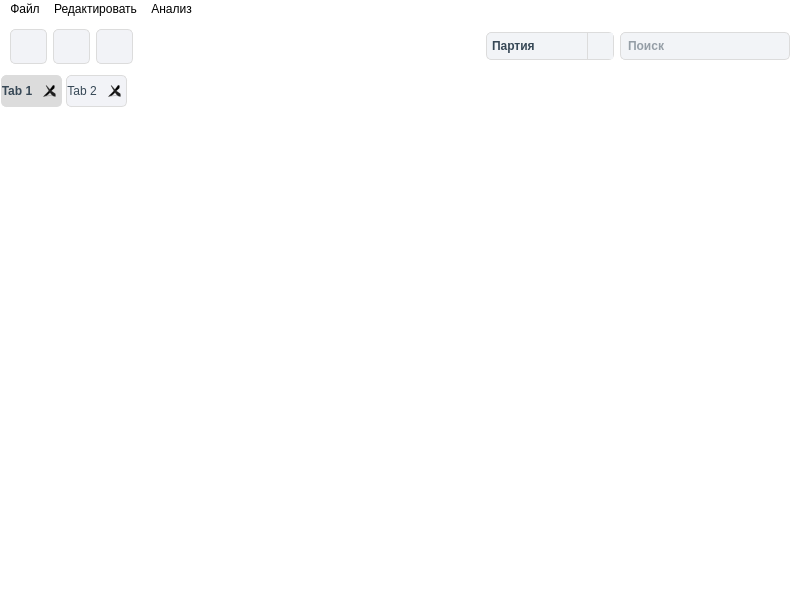
<?xml version="1.0" encoding="UTF-8"?>
<ui version="4.0">
 <class>MainWindow</class>
 <widget class="QMainWindow" name="MainWindow">
  <property name="geometry">
   <rect>
    <x>0</x>
    <y>0</y>
    <width>800</width>
    <height>600</height>
   </rect>
  </property>
  <property name="font">
   <font>
    <family>Inter</family>
    <pointsize>14</pointsize>
   </font>
  </property>
  <property name="windowTitle">
   <string>ShopManager</string>
  </property>
  <property name="styleSheet">
   <string notr="true">background-color: #ffffff;</string>
  </property>
  <property name="animated">
   <bool>true</bool>
  </property>
  <property name="documentMode">
   <bool>false</bool>
  </property>
  <widget class="QWidget" name="central_widget">
   <layout class="QVBoxLayout" name="verticalLayout">
    <property name="leftMargin">
     <number>0</number>
    </property>
    <property name="topMargin">
     <number>10</number>
    </property>
    <property name="rightMargin">
     <number>0</number>
    </property>
    <property name="bottomMargin">
     <number>0</number>
    </property>
    <item>
     <layout class="QHBoxLayout" name="horizontal_layout">
      <property name="leftMargin">
       <number>10</number>
      </property>
      <property name="rightMargin">
       <number>10</number>
      </property>
      <item>
       <widget class="QToolButton" name="add_button">
        <property name="minimumSize">
         <size>
          <width>35</width>
          <height>35</height>
         </size>
        </property>
        <property name="styleSheet">
         <string notr="true">QToolButton {
	background-color: #f2f3f7;
	border: 1px solid #dcdcdc;
	border-radius: 5px;
	image: url(:/imgs/add-button-dark.png);
	padding: 8px 8px 8px 8px;
}

QToolButton:hover {
	background-color: #dcdcdc;
}</string>
        </property>
        <property name="icon">
         <iconset resource="../Resources.qrc">
          <normaloff>:/imgs/icons/add-button-dark.png</normaloff>:/imgs/icons/add-button-dark.png</iconset>
        </property>
       </widget>
      </item>
      <item>
       <widget class="QToolButton" name="edit_button">
        <property name="minimumSize">
         <size>
          <width>35</width>
          <height>35</height>
         </size>
        </property>
        <property name="styleSheet">
         <string notr="true">QToolButton {
	background-color: #f2f3f7;
	border: 1px solid #dcdcdc;
	border-radius: 5px;
	image: url(:/imgs/edit-button-dark.png);
	padding: 8px 8px 8px 8px;
}

QToolButton:hover {
	background-color: #dcdcdc;
}</string>
        </property>
        <property name="icon">
         <iconset resource="../Resources.qrc">
          <normaloff>:/imgs/icons/edit-button-dark.png</normaloff>:/imgs/icons/edit-button-dark.png</iconset>
        </property>
       </widget>
      </item>
      <item>
       <widget class="QToolButton" name="remove_button">
        <property name="minimumSize">
         <size>
          <width>35</width>
          <height>35</height>
         </size>
        </property>
        <property name="styleSheet">
         <string notr="true">QToolButton {
	background-color: #f2f3f7;
	border: 1px solid #dcdcdc;
	border-radius: 5px;
	image: url(:/imgs/delete-button-dark.png);
	padding: 8px 8px 8px 8px;
}

QToolButton:hover {
	background-color: #dcdcdc;
}</string>
        </property>
        <property name="icon">
         <iconset resource="../Resources.qrc">
          <normaloff>:/imgs/icons/delete-button-dark.png</normaloff>:/imgs/icons/delete-button-dark.png</iconset>
        </property>
       </widget>
      </item>
      <item>
       <spacer name="horizontal_spacer">
        <property name="orientation">
         <enum>Qt::Horizontal</enum>
        </property>
        <property name="sizeHint" stdset="0">
         <size>
          <width>40</width>
          <height>20</height>
         </size>
        </property>
       </spacer>
      </item>
      <item>
       <widget class="QComboBox" name="column_box">
        <property name="maximumSize">
         <size>
          <width>170</width>
          <height>16777215</height>
         </size>
        </property>
        <property name="styleSheet">
         <string notr="true">QComboBox {
    padding: 5px;
	background-color: #f2f4f7;
    border: 1px solid #dcdcdc;
    border-radius: 5px;
	font-weight: 500;
	color: #374856;
}

QComboBox::drop-down {
	background-color: #f2f4f7;
    width: 25px;
    border-left: 1px solid #dcdcdc;
}

QComboBox::down-arrow {
	image: url(:/imgs/icons/down-arrow-dark.png);
    width: 15px;
    height: 15px;
}

QComboBox::item {
    background-color: #f2f4f7;
    color: #374856;
}

QComboBox::item:selected {
    background-color: #dcdcdc;
    color: #374856;
	font-weight: bold;
}</string>
        </property>
        <item>
         <property name="text">
          <string>Партия</string>
         </property>
        </item>
        <item>
         <property name="text">
          <string>Наименование</string>
         </property>
        </item>
        <item>
         <property name="text">
          <string>Количество</string>
         </property>
        </item>
        <item>
         <property name="text">
          <string>Дата поставки</string>
         </property>
        </item>
        <item>
         <property name="text">
          <string>Срок годности</string>
         </property>
        </item>
       </widget>
      </item>
      <item>
       <widget class="QLineEdit" name="search_line">
        <property name="maximumSize">
         <size>
          <width>170</width>
          <height>16777215</height>
         </size>
        </property>
        <property name="styleSheet">
         <string notr="true">QLineEdit {
	background-color: #f2f4f7;
	border: 1px solid #dcdcdc;
	border-radius: 5px;
	font-weight: 500;
	padding: 5px 5px 5px 5px;
	color: #374856;
}	

QLineEdit:focus {
	border: 1px solid #374856;
}</string>
        </property>
        <property name="text">
         <string/>
        </property>
        <property name="placeholderText">
         <string>Поиск</string>
        </property>
       </widget>
      </item>
     </layout>
    </item>
    <item>
     <widget class="QTabWidget" name="tab_widget">
      <property name="styleSheet">
       <string notr="true">QTabWidget {
    background-color: #f2f3f7;
    border: none;
}

QTabBar::tab {
    background-color: #f2f3f7;
    color: #374856;
	border: 1px solid #dcdcdc;
	border-radius: 5px;
	margin: 5px 3px 5px 1px;
	padding: 5px 5px 5px 0px;
}

QTabBar::tab:selected {
    background-color: #dcdcdc;
    color: #374856;
	font-weight: bold;
}

QTabBar::close-button {
	image: url(:/imgs/icons/close-button-dark.png);
	padding: 0px 2px 0px 2px;
     subcontrol-position: left;
	border-radius: 2px;
 }

QTabBar::close-button:hover {
	background-color: #ffffff;
}
</string>
      </property>
      <property name="tabShape">
       <enum>QTabWidget::Rounded</enum>
      </property>
      <property name="currentIndex">
       <number>0</number>
      </property>
      <property name="elideMode">
       <enum>Qt::ElideRight</enum>
      </property>
      <property name="documentMode">
       <bool>false</bool>
      </property>
      <property name="tabsClosable">
       <bool>true</bool>
      </property>
      <property name="movable">
       <bool>true</bool>
      </property>
      <widget class="QWidget" name="tab">
       <attribute name="title">
        <string>Tab 1</string>
       </attribute>
      </widget>
      <widget class="QWidget" name="tab_2">
       <attribute name="title">
        <string>Tab 2</string>
       </attribute>
      </widget>
     </widget>
    </item>
   </layout>
  </widget>
  <widget class="QMenuBar" name="menubar">
   <property name="geometry">
    <rect>
     <x>0</x>
     <y>0</y>
     <width>800</width>
     <height>24</height>
    </rect>
   </property>
   <widget class="QMenu" name="file_menu">
    <property name="title">
     <string>Файл</string>
    </property>
    <addaction name="action_new"/>
    <addaction name="action_open"/>
    <addaction name="separator"/>
    <addaction name="action_save"/>
    <addaction name="action_save_as"/>
    <addaction name="separator"/>
    <addaction name="action_close"/>
    <addaction name="action_close_all"/>
   </widget>
   <widget class="QMenu" name="edit_menu">
    <property name="title">
     <string>Редактировать</string>
    </property>
    <addaction name="action_add"/>
    <addaction name="action_edit"/>
    <addaction name="action_remove"/>
   </widget>
   <widget class="QMenu" name="anaylysis_menu">
    <property name="title">
     <string>Анализ</string>
    </property>
    <widget class="QMenu" name="menu_4">
     <property name="title">
      <string>Графики</string>
     </property>
     <addaction name="action_show_chart_supply_rate_date"/>
    </widget>
    <addaction name="menu_4"/>
   </widget>
   <addaction name="file_menu"/>
   <addaction name="edit_menu"/>
   <addaction name="anaylysis_menu"/>
  </widget>
  <action name="action_new">
   <property name="text">
    <string>Новый</string>
   </property>
   <property name="shortcut">
    <string>Ctrl+N</string>
   </property>
  </action>
  <action name="action_open">
   <property name="text">
    <string>Открыть</string>
   </property>
   <property name="shortcut">
    <string>Ctrl+O</string>
   </property>
  </action>
  <action name="action_save">
   <property name="text">
    <string>Сохранить</string>
   </property>
   <property name="shortcut">
    <string>Ctrl+S</string>
   </property>
  </action>
  <action name="action_save_as">
   <property name="text">
    <string>Сохранить как</string>
   </property>
   <property name="shortcut">
    <string>Ctrl+Shift+S</string>
   </property>
  </action>
  <action name="action_close">
   <property name="text">
    <string>Закрыть</string>
   </property>
  </action>
  <action name="action_close_all">
   <property name="text">
    <string>Закрыть все</string>
   </property>
  </action>
  <action name="action_undo">
   <property name="text">
    <string>Отменить</string>
   </property>
   <property name="shortcut">
    <string>Ctrl+Z</string>
   </property>
  </action>
  <action name="action_redo">
   <property name="text">
    <string>Повторить</string>
   </property>
   <property name="shortcut">
    <string>Ctrl+Shift+Z</string>
   </property>
  </action>
  <action name="action_cut">
   <property name="text">
    <string>Вырезать</string>
   </property>
   <property name="shortcut">
    <string>Ctrl+X</string>
   </property>
  </action>
  <action name="action_copy">
   <property name="text">
    <string>Копировать</string>
   </property>
   <property name="shortcut">
    <string>Ctrl+C</string>
   </property>
  </action>
  <action name="action_paste">
   <property name="text">
    <string>Вставить</string>
   </property>
   <property name="shortcut">
    <string>Ctrl+V</string>
   </property>
  </action>
  <action name="action_add">
   <property name="text">
    <string>Добавить</string>
   </property>
   <property name="shortcut">
    <string>Ctrl+A</string>
   </property>
  </action>
  <action name="action_edit">
   <property name="text">
    <string>Изменить</string>
   </property>
   <property name="shortcut">
    <string>Ctrl+E</string>
   </property>
  </action>
  <action name="action_remove">
   <property name="text">
    <string>Удалить</string>
   </property>
   <property name="shortcut">
    <string>Ctrl+D</string>
   </property>
  </action>
  <action name="action_show_chart_supply_rate_date">
   <property name="text">
    <string>Объем поставок / Дата</string>
   </property>
  </action>
  <action name="action_filter">
   <property name="text">
    <string>Filter</string>
   </property>
  </action>
 </widget>
 <resources>
  <include location="../Resources.qrc"/>
 </resources>
 <connections>
  <connection>
   <sender>add_button</sender>
   <signal>clicked()</signal>
   <receiver>action_add</receiver>
   <slot>trigger()</slot>
   <hints>
    <hint type="sourcelabel">
     <x>25</x>
     <y>50</y>
    </hint>
    <hint type="destinationlabel">
     <x>-1</x>
     <y>-1</y>
    </hint>
   </hints>
  </connection>
  <connection>
   <sender>edit_button</sender>
   <signal>clicked()</signal>
   <receiver>action_edit</receiver>
   <slot>trigger()</slot>
   <hints>
    <hint type="sourcelabel">
     <x>59</x>
     <y>50</y>
    </hint>
    <hint type="destinationlabel">
     <x>-1</x>
     <y>-1</y>
    </hint>
   </hints>
  </connection>
  <connection>
   <sender>remove_button</sender>
   <signal>clicked()</signal>
   <receiver>action_remove</receiver>
   <slot>trigger()</slot>
   <hints>
    <hint type="sourcelabel">
     <x>93</x>
     <y>50</y>
    </hint>
    <hint type="destinationlabel">
     <x>-1</x>
     <y>-1</y>
    </hint>
   </hints>
  </connection>
  <connection>
   <sender>column_box</sender>
   <signal>currentIndexChanged(int)</signal>
   <receiver>action_filter</receiver>
   <slot>trigger()</slot>
   <hints>
    <hint type="sourcelabel">
     <x>452</x>
     <y>51</y>
    </hint>
    <hint type="destinationlabel">
     <x>-1</x>
     <y>-1</y>
    </hint>
   </hints>
  </connection>
  <connection>
   <sender>search_line</sender>
   <signal>textChanged(QString)</signal>
   <receiver>action_filter</receiver>
   <slot>trigger()</slot>
   <hints>
    <hint type="sourcelabel">
     <x>661</x>
     <y>50</y>
    </hint>
    <hint type="destinationlabel">
     <x>-1</x>
     <y>-1</y>
    </hint>
   </hints>
  </connection>
 </connections>
</ui>
